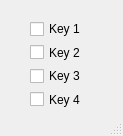
<?xml version="1.0" encoding="UTF-8"?>
<ui version="4.0">
 <class>MainWindow</class>
 <widget class="QMainWindow" name="MainWindow">
  <property name="geometry">
   <rect>
    <x>0</x>
    <y>0</y>
    <width>123</width>
    <height>136</height>
   </rect>
  </property>
  <property name="windowTitle">
   <string>Diablo 3 helper</string>
  </property>
  <widget class="QWidget" name="centralwidget">
   <widget class="QWidget" name="verticalLayoutWidget">
    <property name="geometry">
     <rect>
      <x>30</x>
      <y>20</y>
      <width>61</width>
      <height>88</height>
     </rect>
    </property>
    <layout class="QVBoxLayout" name="verticalLayout">
     <item>
      <widget class="QCheckBox" name="key1cb">
       <property name="text">
        <string>Key 1</string>
       </property>
      </widget>
     </item>
     <item>
      <widget class="QCheckBox" name="key2cb">
       <property name="text">
        <string>Key 2</string>
       </property>
      </widget>
     </item>
     <item>
      <widget class="QCheckBox" name="key3cb">
       <property name="text">
        <string>Key 3</string>
       </property>
      </widget>
     </item>
     <item>
      <widget class="QCheckBox" name="key4cb">
       <property name="text">
        <string>Key 4</string>
       </property>
      </widget>
     </item>
    </layout>
   </widget>
  </widget>
  <widget class="QStatusBar" name="statusbar"/>
 </widget>
 <resources/>
 <connections/>
</ui>
